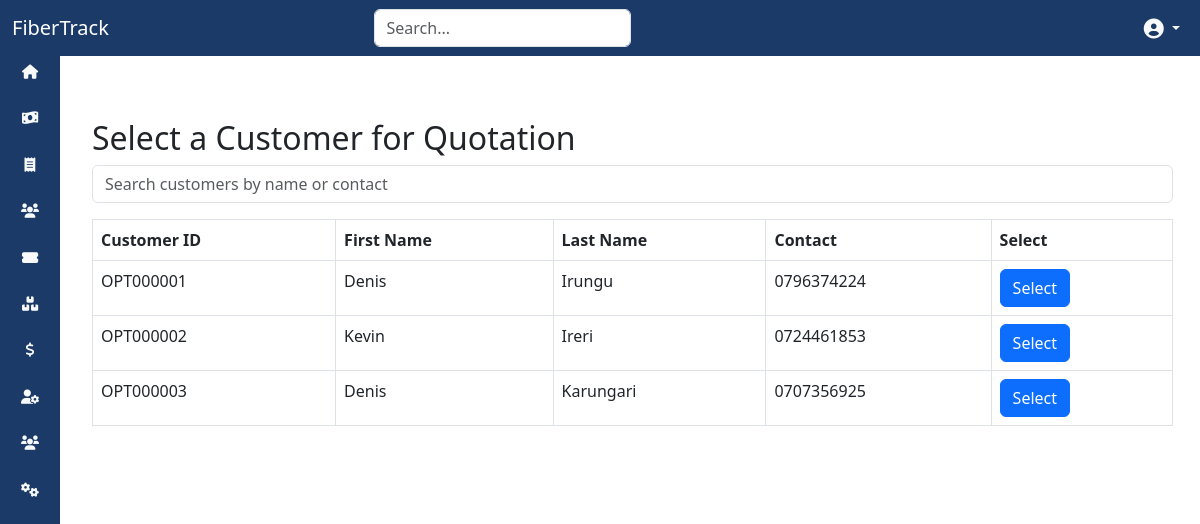
Page /billing/quotations/select_customer/ on the earlier database version.
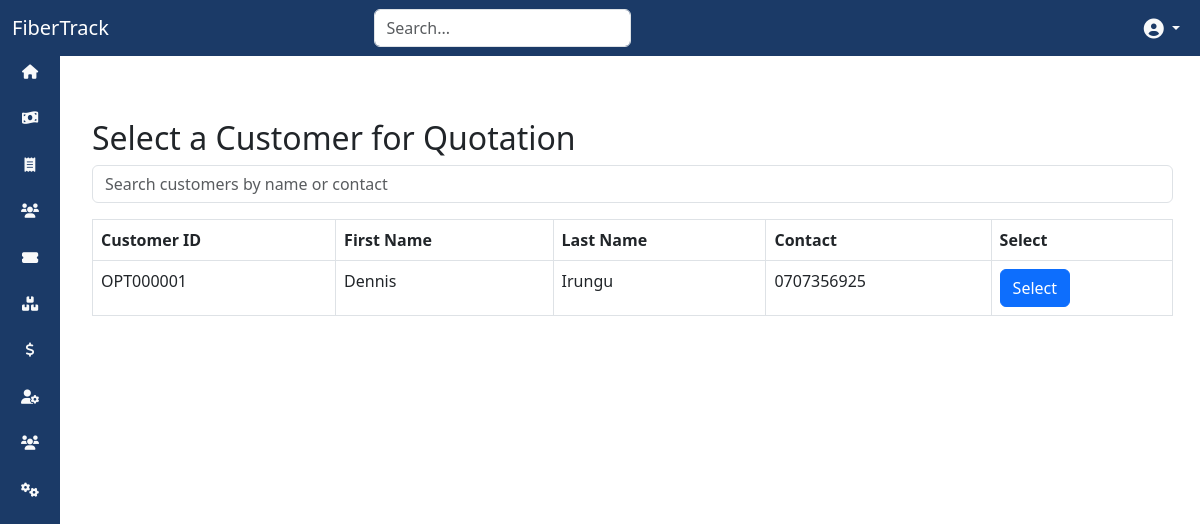
Same page on the later database version.
### customers/models.py (models this page shows, shortened)
class Customer(models.Model):
    customer_id = models.CharField(max_length=20, unique=True, blank=True)  # Auto-generated field
    first_name = models.CharField(max_length=255)
    last_name = models.CharField(max_length=255)
    contact_number = models.CharField(max_length=20, blank=True, null=True)
    email = models.EmailField(blank=True, null=True)
    pppoe_username = models.CharField(max_length=50, blank=True)  # Can be autogenerated or manually adjusted
    pppoe_password = models.CharField(max_length=50, blank=True)  # Can be autogenerated or manually adjusted
    billing_address = models.TextField(blank=True, null=True)
    latitude = models.DecimalField(max_digits=9, decimal_places=6, blank=True, null=True)
    longitude = models.DecimalField(max_digits=9, decimal_places=6, blank=True, null=True)
    date_created = models.DateTimeField(auto_now_add=True)
    account_balance = models.DecimalField(max_digits=10, decimal_places=2, default=0)
    credit = models.DecimalField(max_digits=10, decimal_places=2, default=0)
    outstanding_amount = models.DecimalField(max_digits=10, decimal_places=2, default=0)

### billing/views.py (the view)
# urls.py: path('quotations/select_customer/', CustomerSelectView.as_view(), name='select_customer'),
class CustomerSelectView(ListView):
    model = Customer
    template_name = 'billing/select_customer.html'
    context_object_name = 'customers'

### billing/templates/billing/select_customer.html (shortened to what this page needs)
{% extends "base.html" %}
{% block content %}
<div class="container mt-5">
    <h2>Select a Customer for Quotation</h2>
    <div class="mb-3">
        <input type="text" id="customerSearch" class="form-control" placeholder="Search customers by name or contact">
    </div>
    <table class="table table-bordered mt-3" id="customerTable">
        <thead>
            <tr>
                <th>Customer ID</th>
                <th>First Name</th>
                <th>Last Name</th>
                <th>Contact</th>
                <th>Select</th>
            </tr>
        </thead>
        <tbody>
            {% for customer in customers %}
            <tr class="customer-row">
                <td>{{ customer.customer_id }}</td>
                <td class="first-name">{{ customer.first_name }}</td>
                <td class="last-name">{{ customer.last_name }}</td>
                <td class="contact">{{ customer.contact_number }}</td>
                <td>
                    <button type="button" class="btn btn-primary select-button" data-id="{{ customer.customer_id }}">Select</button>
                </td>
            </tr>
            {% empty %}
            <tr>
                <td colspan="5" class="text-center">No customers found.</td>
            </tr>
            {% endfor %}
        </tbody>
    </table>
</div>
{% endblock %}

Differences in the rows shown:
removed Customer: customer_id "OPT000002", first_name "Kevin", last_name "Ireri", contact_number "0724461853"
removed Customer: customer_id "OPT000003", first_name "Denis", last_name "Karungari", contact_number "0707356925"
changed Customer "OPT000001": first_name "Denis" → "Dennis"; contact_number "0796374224" → "0707356925"
